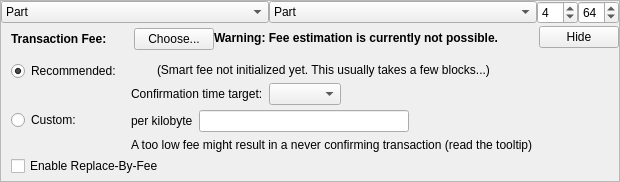
    <widget class="QFrame" name="frameFee">
     <property name="sizePolicy">
      <sizepolicy hsizetype="Expanding" vsizetype="Expanding">
       <horstretch>0</horstretch>
       <verstretch>0</verstretch>
      </sizepolicy>
     </property>
     <property name="maximumSize">
      <size>
       <width>16777215</width>
       <height>16777215</height>
      </size>
     </property>
     <property name="frameShape">
      <enum>QFrame::StyledPanel</enum>
     </property>
     <property name="frameShadow">
      <enum>QFrame::Sunken</enum>
     </property>
     <layout class="QVBoxLayout" name="verticalLayoutFee1">
      <property name="spacing">
       <number>0</number>
      </property>
      <property name="leftMargin">
       <number>0</number>
      </property>
      <property name="topMargin">
       <number>0</number>
      </property>
      <property name="rightMargin">
       <number>0</number>
      </property>
      <property name="bottomMargin">
       <number>0</number>
      </property>
      <item>
       <layout class="QHBoxLayout" name="horizontalLayout_3">
        <item>
         <widget class="QComboBox" name="cbxTypeFrom">
          <property name="toolTip">
           <string>Balance type to send from.</string>
          </property>
          <item>
           <property name="text">
            <string>Part</string>
           </property>
          </item>
          <item>
           <property name="text">
            <string>Blind</string>
           </property>
          </item>
          <item>
           <property name="text">
            <string>Anon</string>
           </property>
          </item>
         </widget>
        </item>
        <item>
         <widget class="QComboBox" name="cbxTypeTo">
          <property name="toolTip">
           <string>Balance type to send to.</string>
          </property>
          <item>
           <property name="text">
            <string>Part</string>
           </property>
          </item>
          <item>
           <property name="text">
            <string>Blind</string>
           </property>
          </item>
          <item>
           <property name="text">
            <string>Anon</string>
           </property>
          </item>
         </widget>
        </item>
        <item>
         <widget class="QSpinBox" name="spinRingSize">
          <property name="sizePolicy">
           <sizepolicy hsizetype="Fixed" vsizetype="Fixed">
            <horstretch>0</horstretch>
            <verstretch>0</verstretch>
           </sizepolicy>
          </property>
          <property name="minimum">
           <number>3</number>
          </property>
          <property name="maximum">
           <number>32</number>
          </property>
          <property name="value">
           <number>4</number>
          </property>
         </widget>
        </item>
        <item>
         <widget class="QSpinBox" name="spinMaxInputs">
          <property name="sizePolicy">
           <sizepolicy hsizetype="Fixed" vsizetype="Fixed">
            <horstretch>0</horstretch>
            <verstretch>0</verstretch>
           </sizepolicy>
          </property>
          <property name="minimum">
           <number>1</number>
          </property>
          <property name="value">
           <number>64</number>
          </property>
         </widget>
        </item>
       </layout>
      </item>
      <item>
       <layout class="QVBoxLayout" name="verticalLayoutFee2" stretch="0,0,0">
        <property name="spacing">
         <number>0</number>
        </property>
        <property name="leftMargin">
         <number>10</number>
        </property>
        <property name="topMargin">
         <number>0</number>
        </property>
        <item>
         <layout class="QHBoxLayout" name="horizontalLayoutFee1">
          <property name="bottomMargin">
           <number>0</number>
          </property>
          <item>
           <layout class="QVBoxLayout" name="verticalLayoutFee7">
            <property name="spacing">
             <number>0</number>
            </property>
            <item>
             <spacer name="verticalSpacerSmartFee">
              <property name="orientation">
               <enum>Qt::Vertical</enum>
              </property>
              <property name="sizeType">
               <enum>QSizePolicy::Fixed</enum>
              </property>
              <property name="sizeHint" stdset="0">
               <size>
                <width>1</width>
                <height>4</height>
               </size>
              </property>
             </spacer>
            </item>
            <item>
             <layout class="QHBoxLayout" name="horizontalLayoutSmartFee">
              <property name="spacing">
               <number>10</number>
              </property>
              <item>
               <widget class="QLabel" name="labelFeeHeadline">
                <property name="sizePolicy">
                 <sizepolicy hsizetype="Preferred" vsizetype="Maximum">
                  <horstretch>0</horstretch>
                  <verstretch>0</verstretch>
                 </sizepolicy>
                </property>
                <property name="font">
                 <font>
                  <weight>75</weight>
                  <bold>true</bold>
                 </font>
                </property>
                <property name="styleSheet">
                 <string notr="true">font-weight:bold;</string>
                </property>
                <property name="text">
                 <string>Transaction Fee:</string>
                </property>
               </widget>
              </item>
              <item>
               <widget class="QLabel" name="labelFeeMinimized">
                <property name="text">
                 <string/>
                </property>
               </widget>
              </item>
              <item>
               <widget class="QPushButton" name="buttonChooseFee">
                <property name="text">
                 <string>Choose...</string>
                </property>
               </widget>
              </item>
             </layout>
            </item>
            <item>
             <spacer name="verticalSpacer_5">
              <property name="orientation">
               <enum>Qt::Vertical</enum>
              </property>
              <property name="sizeHint" stdset="0">
               <size>
                <width>1</width>
                <height>1</height>
               </size>
              </property>
             </spacer>
            </item>
           </layout>
          </item>
          <item>
           <widget class="QLabel" name="fallbackFeeWarningLabel">
            <property name="toolTip">
             <string>Using the fallbackfee can result in sending a transaction that will take several hours or days (or never) to confirm. Consider choosing your fee manually or wait until you have validated the complete chain.</string>
            </property>
            <property name="font">
            <font>
                <weight>75</weight>
                <bold>true</bold>
            </font>
            </property>
            <property name="text">
             <string>Warning: Fee estimation is currently not possible.</string>
            </property>
            <property name="wordWrap">
             <bool>false</bool>
            </property>
           </widget>
          </item>
          <item>
           <spacer name="horizontalSpacer_4">
            <property name="orientation">
             <enum>Qt::Horizontal</enum>
            </property>
            <property name="sizeType">
             <enum>QSizePolicy::MinimumExpanding</enum>
            </property>
            <property name="sizeHint" stdset="0">
             <size>
              <width>40</width>
              <height>20</height>
             </size>
            </property>
           </spacer>
          </item>
          <item>
           <widget class="QPushButton" name="buttonMinimizeFee">
            <property name="toolTip">
             <string>collapse fee-settings</string>
            </property>
            <property name="text">
             <string>Hide</string>
            </property>
           </widget>
          </item>
         </layout>
        </item>
        <item>
         <widget class="QFrame" name="frameFeeSelection">
          <layout class="QVBoxLayout" name="verticalLayoutFee12">
           <property name="spacing">
            <number>0</number>
           </property>
           <property name="leftMargin">
            <number>0</number>
           </property>
           <property name="topMargin">
            <number>0</number>
           </property>
           <property name="rightMargin">
            <number>0</number>
           </property>
           <property name="bottomMargin">
            <number>0</number>
           </property>
           <item>
            <layout class="QGridLayout" name="gridLayoutFee">
             <property name="topMargin">
              <number>10</number>
             </property>
             <property name="bottomMargin">
              <number>4</number>
             </property>
             <property name="horizontalSpacing">
              <number>10</number>
             </property>
             <property name="verticalSpacing">
              <number>4</number>
             </property>
             <item row="1" column="1">
              <layout class="QVBoxLayout" name="verticalLayoutFee8">
               <property name="spacing">
                <number>6</number>
               </property>
               <item>
                <layout class="QHBoxLayout" name="horizontalLayoutFee13">
                 <item>
                  <widget class="QLabel" name="labelCustomPerKilobyte">
                   <property name="toolTip">
                    <string>Specify a custom fee per kB (1,000 bytes) of the transaction's virtual size.

Note:  Since the fee is calculated on a per-byte basis, a fee of "100 satoshis per kB" for a transaction size of 500 bytes (half of 1 kB) would ultimately yield a fee of only 50 satoshis.</string>
                   </property>
                   <property name="text">
                    <string>per kilobyte</string>
                   </property>
                  </widget>
                 </item>
                 <item>
                  <widget class="BitcoinAmountField" name="customFee"/>
                 </item>
                 <item>
                  <spacer name="horizontalSpacer_6">
                   <property name="orientation">
                    <enum>Qt::Horizontal</enum>
                   </property>
                   <property name="sizeHint" stdset="0">
                    <size>
                     <width>1</width>
                     <height>1</height>
                    </size>
                   </property>
                  </spacer>
                 </item>
                </layout>
               </item>
               <item>
                <layout class="QHBoxLayout" name="horizontalLayoutFee8">
                 <item>
                  <widget class="QLabel" name="labelCustomFeeWarning">
                   <property name="enabled">
                    <bool>true</bool>
                   </property>
                   <property name="toolTip">
                    <string>When there is less transaction volume than space in the blocks, miners as well as relaying nodes may enforce a minimum fee. Paying only this minimum fee is just fine, but be aware that this can result in a never confirming transaction once there is more demand for rhombus transactions than the network can process.</string>
                   </property>
                   <property name="text">
                    <string>A too low fee might result in a never confirming transaction (read the tooltip)</string>
                   </property>
                  </widget>
                 </item>
                 <item>
                  <spacer name="horizontalSpacer_2">
                   <property name="orientation">
                    <enum>Qt::Horizontal</enum>
                   </property>
                   <property name="sizeHint" stdset="0">
                    <size>
                     <width>1</width>
                     <height>1</height>
                    </size>
                   </property>
                  </spacer>
                 </item>
                </layout>
               </item>
              </layout>
             </item>
             <item row="0" column="0">
              <layout class="QVBoxLayout" name="verticalLayoutFee4" stretch="0,1">
               <item>
                <widget class="QRadioButton" name="radioSmartFee">
                 <property name="text">
                  <string>Recommended:</string>
                 </property>
                 <property name="checked">
                  <bool>true</bool>
                 </property>
                 <attribute name="buttonGroup">
                  <string notr="true">groupFee</string>
                 </attribute>
                </widget>
               </item>
               <item>
                <spacer name="verticalSpacer_2">
                 <property name="orientation">
                  <enum>Qt::Vertical</enum>
                 </property>
                 <property name="sizeHint" stdset="0">
                  <size>
                   <width>1</width>
                   <height>1</height>
                  </size>
                 </property>
                </spacer>
               </item>
              </layout>
             </item>
             <item row="1" column="0">
              <layout class="QVBoxLayout" name="verticalLayoutFee9" stretch="0,1">
               <item>
                <widget class="QRadioButton" name="radioCustomFee">
                 <property name="text">
                  <string>Custom:</string>
                 </property>
                 <attribute name="buttonGroup">
                  <string notr="true">groupFee</string>
                 </attribute>
                </widget>
               </item>
               <item>
                <spacer name="verticalSpacer_6">
                 <property name="orientation">
                  <enum>Qt::Vertical</enum>
                 </property>
                 <property name="sizeHint" stdset="0">
                  <size>
                   <width>1</width>
                   <height>1</height>
                  </size>
                 </property>
                </spacer>
               </item>
              </layout>
             </item>
             <item row="0" column="1">
              <layout class="QVBoxLayout" name="verticalLayoutFee3" stretch="0,0,1">
               <property name="spacing">
                <number>6</number>
               </property>
               <property name="topMargin">
                <number>2</number>
               </property>
               <item>
                <layout class="QHBoxLayout" name="horizontalLayoutFee12">
                 <item>
                  <widget class="QLabel" name="labelSmartFee">
                   <property name="text">
                    <string/>
                   </property>
                  </widget>
                 </item>
                 <item>
                  <widget class="QLabel" name="labelFeeEstimation">
                   <property name="text">
                    <string/>
                   </property>
                  </widget>
                 </item>
                 <item>
                  <widget class="QLabel" name="labelSmartFee2">
                   <property name="text">
                    <string>(Smart fee not initialized yet. This usually takes a few blocks...)</string>
                   </property>
                  </widget>
                 </item>
                 <item>
                  <spacer name="horizontalSpacer_5">
                   <property name="orientation">
                    <enum>Qt::Horizontal</enum>
                   </property>
                   <property name="sizeHint" stdset="0">
                    <size>
                     <width>1</width>
                     <height>1</height>
                    </size>
                   </property>
                  </spacer>
                 </item>
                </layout>
               </item>
               <item>
                <layout class="QHBoxLayout" name="horizontalLayoutFee9">
                 <item>
                  <layout class="QVBoxLayout" name="verticalLayoutFee6">
                   <item>
                    <widget class="QLabel" name="labelSmartFee3">
                     <property name="text">
                      <string>Confirmation time target:</string>
                     </property>
                    </widget>
                   </item>
                  </layout>
                 </item>
                 <item>
                  <layout class="QVBoxLayout" name="verticalLayoutFee5">
                   <property name="rightMargin">
                    <number>30</number>
                   </property>
                   <item>
                    <layout class="QHBoxLayout" name="horizontalLayoutConfTarget">
                     <property name="bottomMargin">
                      <number>0</number>
                     </property>
                     <item>
                      <widget class="QComboBox" name="confTargetSelector"/>
                     </item>
                     <item>
                      <spacer name="horizontalSpacerConfTarget">
                       <property name="orientation">
                        <enum>Qt::Horizontal</enum>
                       </property>
                       <property name="sizeHint" stdset="0">
                        <size>
                         <width>40</width>
                         <height>20</height>
                        </size>
                       </property>
                      </spacer>
                     </item>
                    </layout>
                   </item>
                  </layout>
                 </item>
                </layout>
               </item>
               <item>
                <spacer name="verticalSpacer_4">
                 <property name="orientation">
                  <enum>Qt::Vertical</enum>
                 </property>
                 <property name="sizeHint" stdset="0">
                  <size>
                   <width>1</width>
                   <height>1</height>
                  </size>
                 </property>
                </spacer>
               </item>
              </layout>
             </item>
            </layout>
           </item>
           <item>
            <widget class="QCheckBox" name="optInRBF">
             <property name="text">
              <string>Enable Replace-By-Fee</string>
             </property>
             <property name="toolTip">
              <string>With Replace-By-Fee (BIP-125) you can increase a transaction's fee after it is sent. Without this, a higher fee may be recommended to compensate for increased transaction delay risk.</string>
             </property>
            </widget>
           </item>
          </layout>
         </widget>
        </item>
        <item>
         <spacer name="verticalSpacerFee">
          <property name="orientation">
           <enum>Qt::Vertical</enum>
          </property>
          <property name="sizeHint" stdset="0">
           <size>
            <width>40</width>
            <height>5</height>
           </size>
          </property>
         </spacer>
        </item>
       </layout>
      </item>
     </layout>
    </widget>
